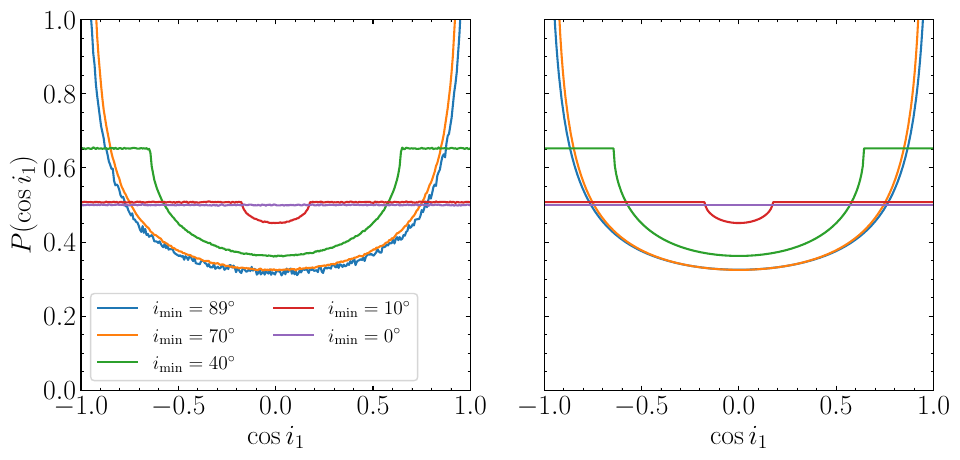

This figure's Python source:
'''
Numerical integration to solve the following problem: choose points on a unit
sphere, then select points with |y| < sin(i0). What is the distribution of z?

Has applications to ZLK, which has applications to everything
'''
import numpy as np
import matplotlib
matplotlib.use('Agg')
import matplotlib.pyplot as plt
plt.rc('text', usetex=True)
plt.rc('font', family='serif', size=20)
plt.rc('lines', lw=1.5)
plt.rc('xtick', direction='in', top=True, bottom=True)
plt.rc('ytick', direction='in', left=True, right=True)
plt.rc('xtick.minor', visible=True)
plt.rc('ytick.minor', visible=True)
plt.rc('figure', figsize=(8.0, 8.0), dpi=300)
plt.rc('savefig', bbox='tight')

def norm_hist(counts, dx):
    return (counts / np.sum(counts)) / dx

def hist_for_i0(
    N_REPEAT=1000,
    N_PTS=100000,
    nbins=300,
    i0_d=50,
):
    '''
    get numerical distribution for cutoff {i0_d} by drawing {N_PTS} random
    points on a sphere {N_REPEAT} times, and binning them into {nbins}

    using N_REPEAT is so that we don't run into memory issue drawing 10^8 points
    '''
    ycrit = np.sin(np.radians(i0_d))
    bin_edges = np.linspace(-1, 1, nbins + 1)
    bin_centers = (bin_edges[ :-1] + bin_edges[1: ]) / 2
    bin_width = bin_edges[1] - bin_edges[0]

    counts = np.zeros(nbins)
    for _ in range(N_REPEAT):
        # points uniformly sampled in z = cos(phi), theta are uniformly
        # distributed on the surface of a sphere
        # only use theta \in (0, pi), so y is always positive (avoids taking the
        # absolute value later)
        z = np.random.uniform(-1, 1, N_PTS)
        theta = np.random.uniform(0, np.pi, N_PTS)
        y = np.sqrt(1 - z**2) * np.sin(theta)
        counts += np.histogram(
            z[y < ycrit],
            bins=bin_edges,
        )[0]
    return bin_centers, counts, bin_width

def hist_theory(cos_i, i0_d=50):
    '''
    calculate analytical distribution
    '''
    sin_i = np.sqrt(1 - cos_i**2)
    sin_i_crit = np.sin(np.radians(i0_d))
    dist = np.zeros_like(cos_i)
    dist[sin_i < sin_i_crit] = 2 * np.pi
    dist[sin_i > sin_i_crit] = (
        4 * np.arcsin(sin_i_crit / sin_i[sin_i > sin_i_crit])
    )
    return dist

def calc_mean_sini(x, dist, dx):
    '''
    given {x} in [-1, 1] the bin centers, and {dist} the distribution of cos(i)
    in those bins, what is the <|sin i|>?
    '''
    sin_i = np.sqrt(1 - x**2)
    return np.sum(sin_i * dist * dx)

if __name__ == '__main__':
    fig, (ax1, ax2) = plt.subplots(
        1, 2,
        figsize=(10, 5),
        sharex=True, sharey=True)
    for i0_d in [1, 20, 50, 80, 90]:
        x, counts, dx = hist_for_i0(i0_d=i0_d)
        if i0_d == 1:
            label = r'$i_{\rm \min, ZLK} = %d^\circ$' % (90 - i0_d),
        else:
            label = r'$%d^\circ$' % (90 - i0_d)
        ax1.plot(x, norm_hist(counts, dx), label=label)
        counts_th = hist_theory(x, i0_d=i0_d)
        norm_th = norm_hist(counts_th, dx)
        ax2.plot(x, norm_th)

        mean_sini = calc_mean_sini(x, norm_th, dx)
        print(r'Mean sin(i) for i0=%d is: %.7f' % (i0_d, mean_sini))
    ax1.legend(fontsize=14, ncol=2)
    ax1.set_ylim(0, 1)
    ax1.set_xlim(-1, 1)
    ax1.set_xlabel(r'$\cos i_1$')
    ax2.set_xlabel(r'$\cos i_1$')
    ax1.set_ylabel(r'$P(\cos i_1)$')
    plt.tight_layout()
    plt.savefig('sample_on_sphere.pdf')
    plt.close()

    fig = plt.figure(figsize=(6, 5))
    i0d_arr = np.linspace(0.3, 89.9, 401)
    cosi_arr = np.linspace(-1, 1, 100001)
    mean_sinis = []
    for i0d in i0d_arr:
        counts_th = hist_theory(cosi_arr, i0_d=i0d)
        dx = np.mean(np.diff(cosi_arr))
        norm_th = norm_hist(counts_th, dx)
        mean_sini = calc_mean_sini(cosi_arr, norm_th, dx)
        mean_sinis.append(mean_sini)
    plt.plot(90 - i0d_arr, mean_sinis, c='tab:green')
    plt.xlabel(r'$i_{\rm min, ZLK}$ [Deg]')
    plt.ylabel(r'$\langle \sin i_1 \rangle$')
    plt.ylim(0.6, 0.8)
    plt.xlim(0, 90)
    plt.xticks([0, 30, 60, 90])
    plt.axhline(np.pi / 4, c='k', ls='--')
    plt.axhline(2 / np.pi, c='k', ls='-.')
    plt.axvline(48, c='b', ls='--')
    plt.tight_layout()
    plt.savefig('mean_sini.pdf')
    plt.close()
